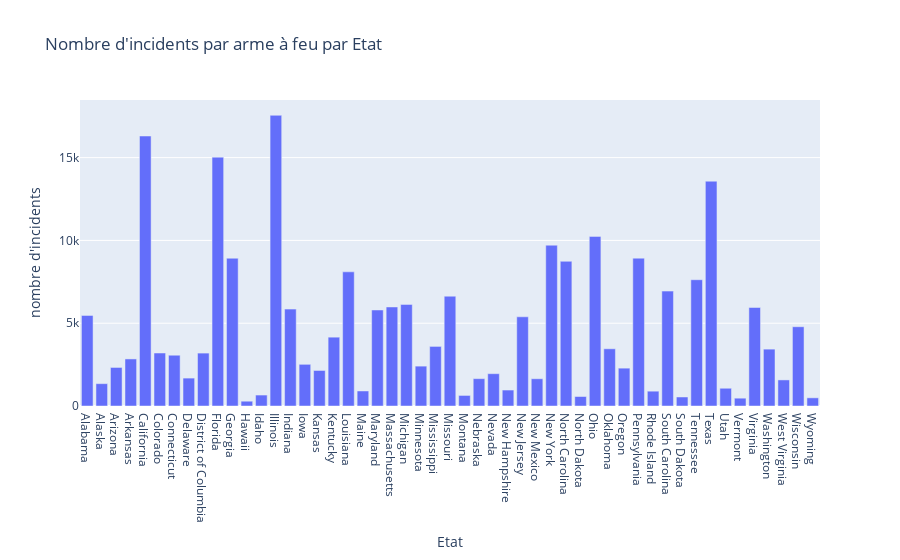

Source (notebook cell):
### Code cell
fig.show()

### Figure 1 — Plotly figure (JSON) as saved in the notebook; plotly's stock layout.template omitted (floating-point values rounded to 4 significant figures)
{"data": [{"alignmentgroup": "True", "hovertemplate": "Etat=%{x}<br>nombre d'incidents=%{y}<extra></extra>", "legendgroup": "", "marker": {"color": "#636efa", "pattern": {"shape": ""}}, "name": "", "offsetgroup": "", "orientation": "v", "showlegend": false, "textposition": "auto", "type": "bar", "x": ["Alabama", "Alaska", "Arizona", "Arkansas", "California", "Colorado", "Connecticut", "Delaware", "District of Columbia", "Florida", "Georgia", "Hawaii", "Idaho", "Illinois", "Indiana", "Iowa", "Kansas", "Kentucky", "Louisiana", "Maine", "Maryland", "Massachusetts", "Michigan", "Minnesota", "Mississippi", "Missouri", "Montana", "Nebraska", "Nevada", "New Hampshire", "New Jersey", "New Mexico", "New York", "North Carolina", "North Dakota", "Ohio", "Oklahoma", "Oregon", "Pennsylvania", "Rhode Island", "South Carolina", "South Dakota", "Tennessee", "Texas", "Utah", "Vermont", "Virginia", "Washington", "West Virginia", "Wisconsin", "Wyoming"], "xaxis": "x", "y": [5471, 1349, 2328, 2842, 16306, 3201, 3067, 1685, 3195, 15029, 8925, 289, 661, 17556, 5852, 2517, 2145, 4157, 8103, 907, 5798, 5981, 6136, 2408, 3599, 6631, 638, 1651, 1952, 964, 5387, 1645, 9712, 8739, 573, 10244, 3455, 2286, 8929, 895, 6939, 544, 7626, 13577, 1072, 472, 5949, 3434, 1575, 4787, 494], "yaxis": "y"}], "layout": {"barmode": "relative", "legend": {"tracegroupgap": 0}, "title": {"text": "Nombre d'incidents par arme à feu par Etat"}, "xaxis": {"anchor": "y", "domain": [0, 1], "title": {"text": "Etat"}}, "yaxis": {"anchor": "x", "domain": [0, 1], "title": {"text": "nombre d'incidents"}}}}
